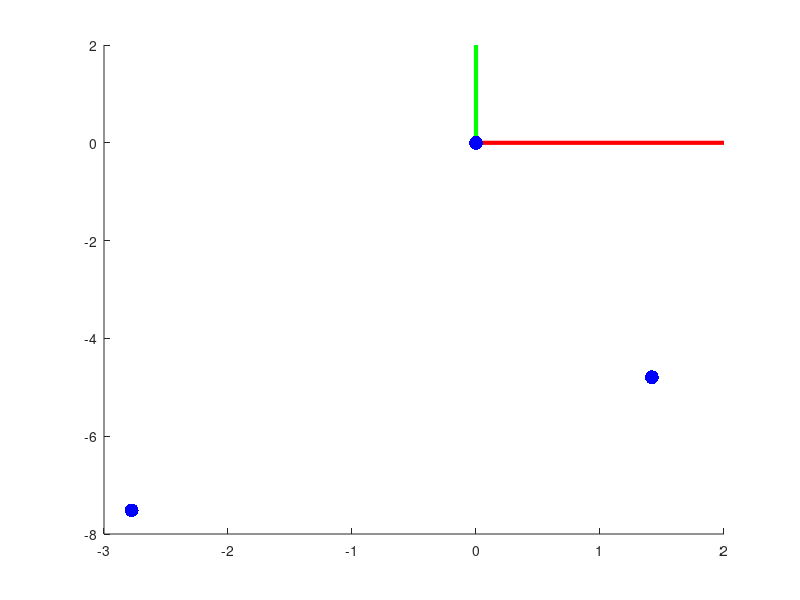

Write the MATLAB code that produced this figure. (Note: this script raises an error after producing the figure.)
%%%Dibujando ejes principales
line([0 2], [0 0], [0 0], "Color",'red','LineWidth',3)
line([0 0], [0 2], [0 0], "Color",'green','LineWidth',3)
hold on

%%%Dibujando articulaciones
% Se usa scatter
joint_1 = [0 0]';
scatter(joint_1(1), joint_1(2), 100, 'filled','MarkerFaceColor', 'blue');
l1 = input("Introduce la longitud del eslabon 1 [m]: ");
theta1 = input("Introduce el angulo de la primera articulacion [rad]: ");
l1x = l1 * cos(theta1);
l1y = l1 * sin(theta1);

joint_2 = [l1x l1y];
scatter(joint_2(1), joint_2(2), 100, 'filled','MarkerFaceColor', 'blue');
l2 = input("Introduce la longitud del eslabon 2 [m]: ");
theta2 = input("Introduce el angulo de la segunda articulacion [rad]: ");
l2x = l2 * cos(theta1 + theta2);
l2y = l2 * sin(theta1 + theta2);

Efx = l1x + l2x;
Efy = l1y + l2y;
EF = [Efx Efy]';

scatter(EF(1), EF(2), 100, 'filled','MarkerFaceColor', 'blue');

%%%Dibujando eslabones
%Primer eslabon
line([joint1(1) joint1(2)], [joint2(1) joint2(2)], [0 0], "Color","black","LineWidth",2);

%Segundo eslabon
line([joint2(1) EF(2)], [joint2(1) EF(2)], [0 0], "Color","black","LineWidth",2);
